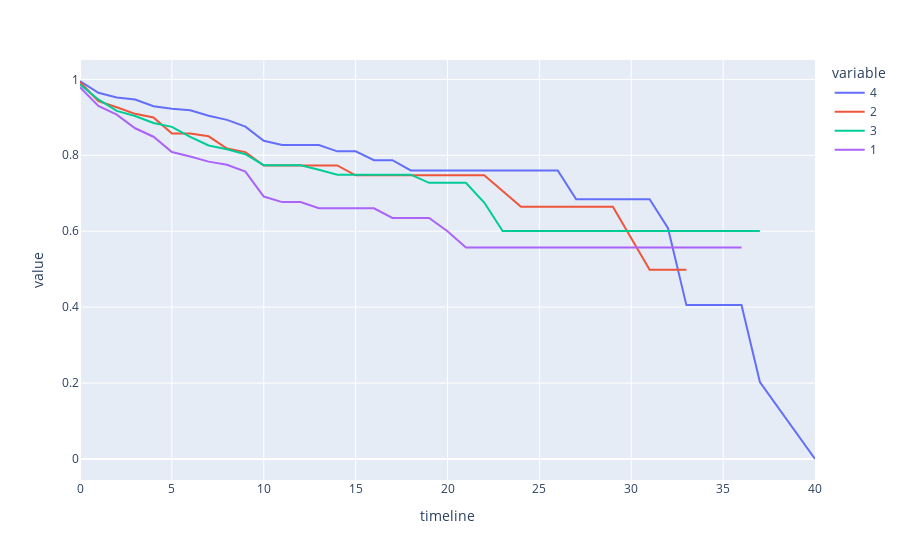

This figure's notebook cell:
### Markdown cell above
## 6. Let's find out how job satisfaction affects retention rates. Generate and plot survival curves for each level of job satisfaction by number of years at the company.

### Code cell
job_rates = survival(data, 'JobSatisfaction', 'YearsAtCompany', 'Attrition')
px.line(job_rates, x=job_rates.index, y=job_rates.columns).show()

### Figure 1 — Plotly figure (JSON) as saved in the notebook; plotly's stock layout.template omitted (floating-point values rounded to 4 significant figures)
{"data": [{"hovertemplate": "variable=4<br>timeline=%{x}<br>value=%{y}<extra></extra>", "legendgroup": "4", "line": {"color": "#636efa", "dash": "solid"}, "mode": "lines", "name": "4", "orientation": "v", "showlegend": true, "type": "scatter", "x": [0, 1, 2, 3, 4, 5, 6, 7, 8, 9, 10, 11, 12, 13, 14, 15, 16, 17, 18, 19, 20, 21, 22, 23, 24, 25, 26, 27, 29, 30, 31, 32, 33, 34, 36, 37, 40], "xaxis": "x", "y": [0.9956, 0.9645, 0.9523, 0.9469, 0.929, 0.9226, 0.9185, 0.9043, 0.8933, 0.8754, 0.838, 0.8268, 0.8268, 0.8268, 0.8103, 0.8103, 0.7872, 0.7872, 0.76, 0.76, 0.76, 0.76, 0.76, 0.76, 0.76, 0.76, 0.76, 0.684, 0.684, 0.684, 0.684, 0.608, 0.4053, 0.4053, 0.4053, 0.2027, 0], "yaxis": "y"}, {"hovertemplate": "variable=2<br>timeline=%{x}<br>value=%{y}<extra></extra>", "legendgroup": "2", "line": {"color": "#EF553B", "dash": "solid"}, "mode": "lines", "name": "2", "orientation": "v", "showlegend": true, "type": "scatter", "x": [0, 1, 2, 3, 4, 5, 6, 7, 8, 9, 10, 11, 12, 13, 14, 15, 16, 17, 18, 19, 20, 21, 22, 23, 24, 25, 26, 27, 29, 30, 31, 32, 33, 34, 36, 37, 40], "xaxis": "x", "y": [0.9929, 0.9423, 0.9263, 0.9091, 0.8996, 0.8573, 0.8573, 0.85, 0.8179, 0.8083, 0.7731, 0.7731, 0.7731, 0.7731, 0.7731, 0.7474, 0.7474, 0.7474, 0.7474, 0.7474, 0.7474, 0.7474, 0.7474, 0.7059, 0.6643, 0.6643, 0.6643, 0.6643, 0.6643, 0.5813, 0.4983, 0.4983, 0.4983, null, null, null, null], "yaxis": "y"}, {"hovertemplate": "variable=3<br>timeline=%{x}<br>value=%{y}<extra></extra>", "legendgroup": "3", "line": {"color": "#00cc96", "dash": "solid"}, "mode": "lines", "name": "3", "orientation": "v", "showlegend": true, "type": "scatter", "x": [0, 1, 2, 3, 4, 5, 6, 7, 8, 9, 10, 11, 12, 13, 14, 15, 16, 17, 18, 19, 20, 21, 22, 23, 24, 25, 26, 27, 29, 30, 31, 32, 33, 34, 36, 37, 40], "xaxis": "x", "y": [0.9864, 0.9471, 0.917, 0.9033, 0.8849, 0.8748, 0.8487, 0.8259, 0.8157, 0.8028, 0.7739, 0.7739, 0.7739, 0.7618, 0.7489, 0.7489, 0.7489, 0.7489, 0.7489, 0.7275, 0.7275, 0.7275, 0.6755, 0.6005, 0.6005, 0.6005, 0.6005, 0.6005, 0.6005, 0.6005, 0.6005, 0.6005, 0.6005, 0.6005, 0.6005, 0.6005, null], "yaxis": "y"}, {"hovertemplate": "variable=1<br>timeline=%{x}<br>value=%{y}<extra></extra>", "legendgroup": "1", "line": {"color": "#ab63fa", "dash": "solid"}, "mode": "lines", "name": "1", "orientation": "v", "showlegend": true, "type": "scatter", "x": [0, 1, 2, 3, 4, 5, 6, 7, 8, 9, 10, 11, 12, 13, 14, 15, 16, 17, 18, 19, 20, 21, 22, 23, 24, 25, 26, 27, 29, 30, 31, 32, 33, 34, 36, 37, 40], "xaxis": "x", "y": [0.9792, 0.9297, 0.9071, 0.8711, 0.8489, 0.8087, 0.7965, 0.7833, 0.7752, 0.7572, 0.6913, 0.6766, 0.6766, 0.6605, 0.6605, 0.6605, 0.6605, 0.6351, 0.6351, 0.6351, 0.5998, 0.557, 0.557, 0.557, 0.557, 0.557, 0.557, 0.557, 0.557, 0.557, 0.557, 0.557, 0.557, 0.557, 0.557, null, null], "yaxis": "y"}], "layout": {"legend": {"title": {"text": "variable"}, "tracegroupgap": 0}, "margin": {"t": 60}, "xaxis": {"anchor": "y", "domain": [0, 1], "title": {"text": "timeline"}}, "yaxis": {"anchor": "x", "domain": [0, 1], "title": {"text": "value"}}}}
